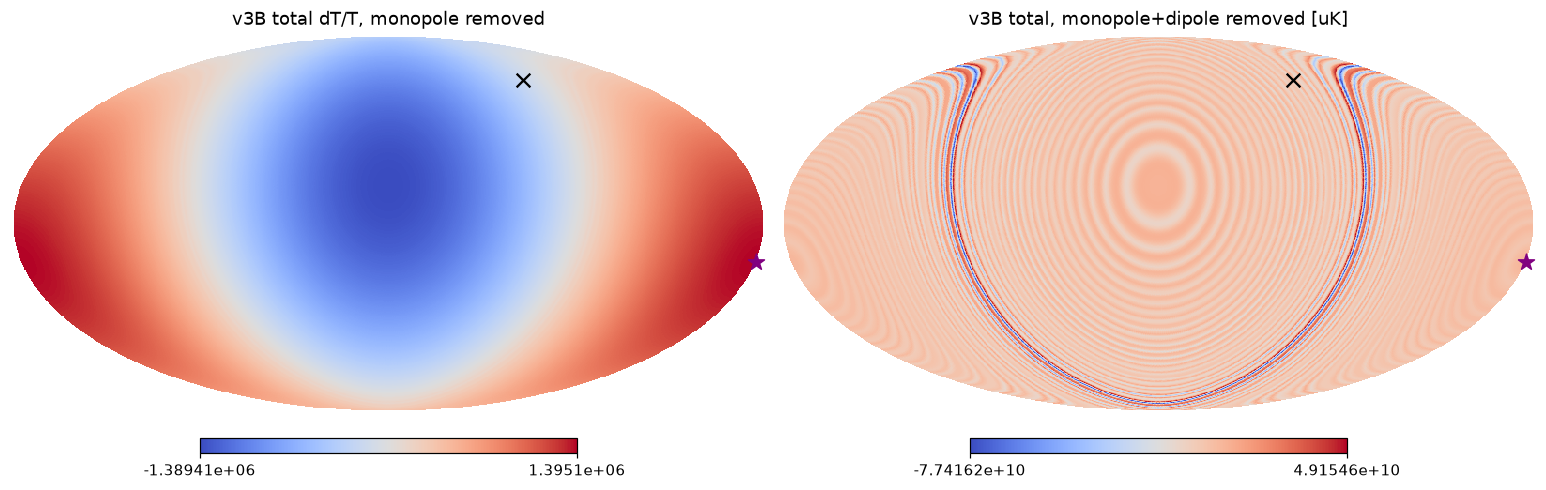

The script that saved this image:
# v3B: Mollweide of total dT/T (monopole removed) and total with monopole+dipole removed [uK]. Data via cmb_lightpath_v3_common.py.
import numpy as np,healpy as hp,matplotlib;matplotlib.use('Agg');import matplotlib.pyplot as plt
from cmb_lightpath_v3_common import *
m,m1,cl,cl1,kind,mean=stats('B');fig=plt.figure(figsize=(14,4.6))
hp.mollview(m,fig=fig.number,sub=(1,2,1),title='v3B total dT/T, monopole removed',cmap='coolwarm')
hp.projscatter(180,-15,lonlat=True,marker='*',s=120,c='purple');hp.projscatter(260,60,lonlat=True,marker='x',s=80,c='k')
hp.mollview(m1*T0uK,fig=fig.number,sub=(1,2,2),title='v3B total, monopole+dipole removed [uK]',cmap='coolwarm')
hp.projscatter(180,-15,lonlat=True,marker='*',s=120,c='purple');hp.projscatter(260,60,lonlat=True,marker='x',s=80,c='k')
plt.savefig('cmb_lightpath_v3B_maps.png',dpi=110,bbox_inches='tight')
